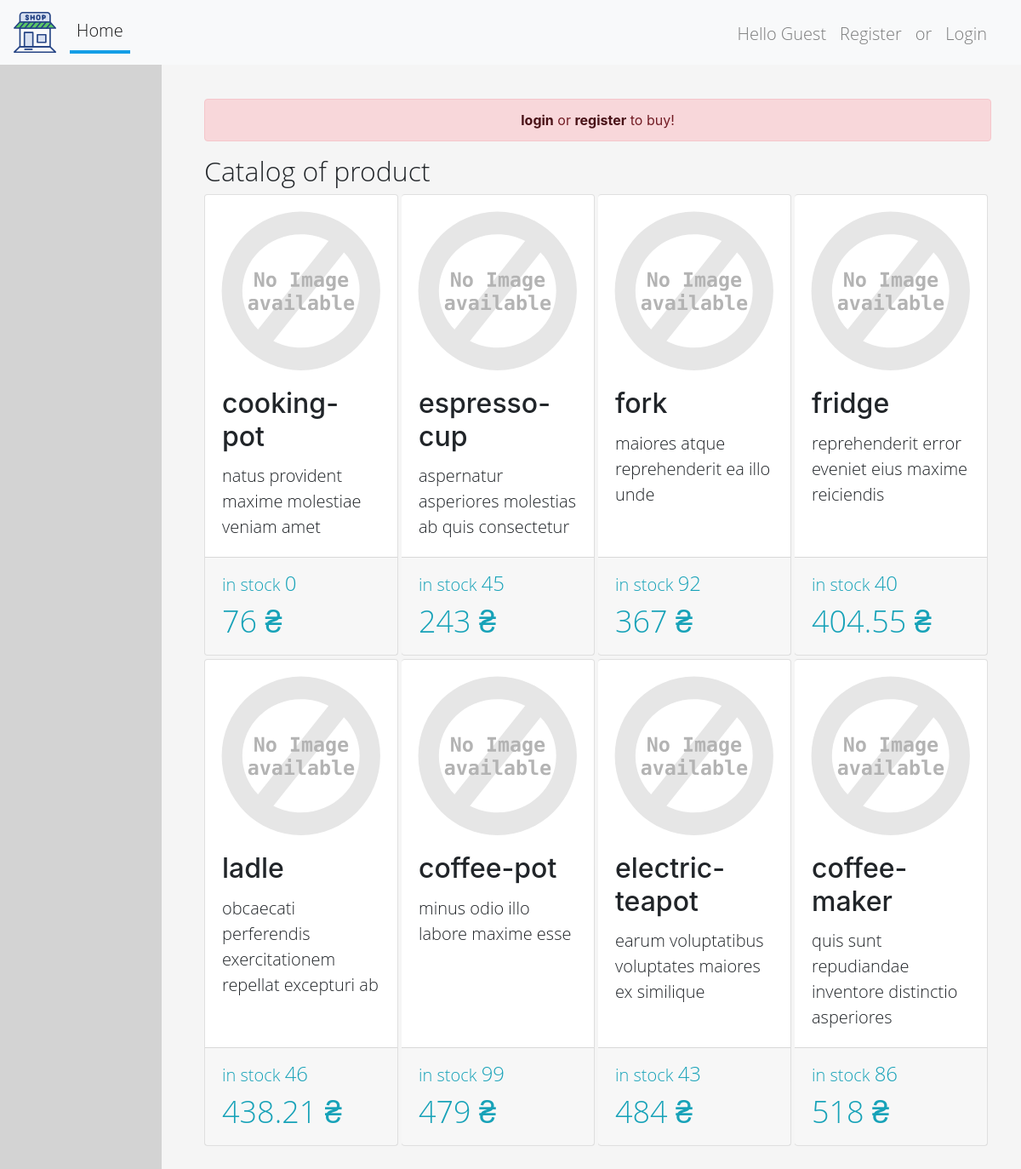
The app's page /, older data.
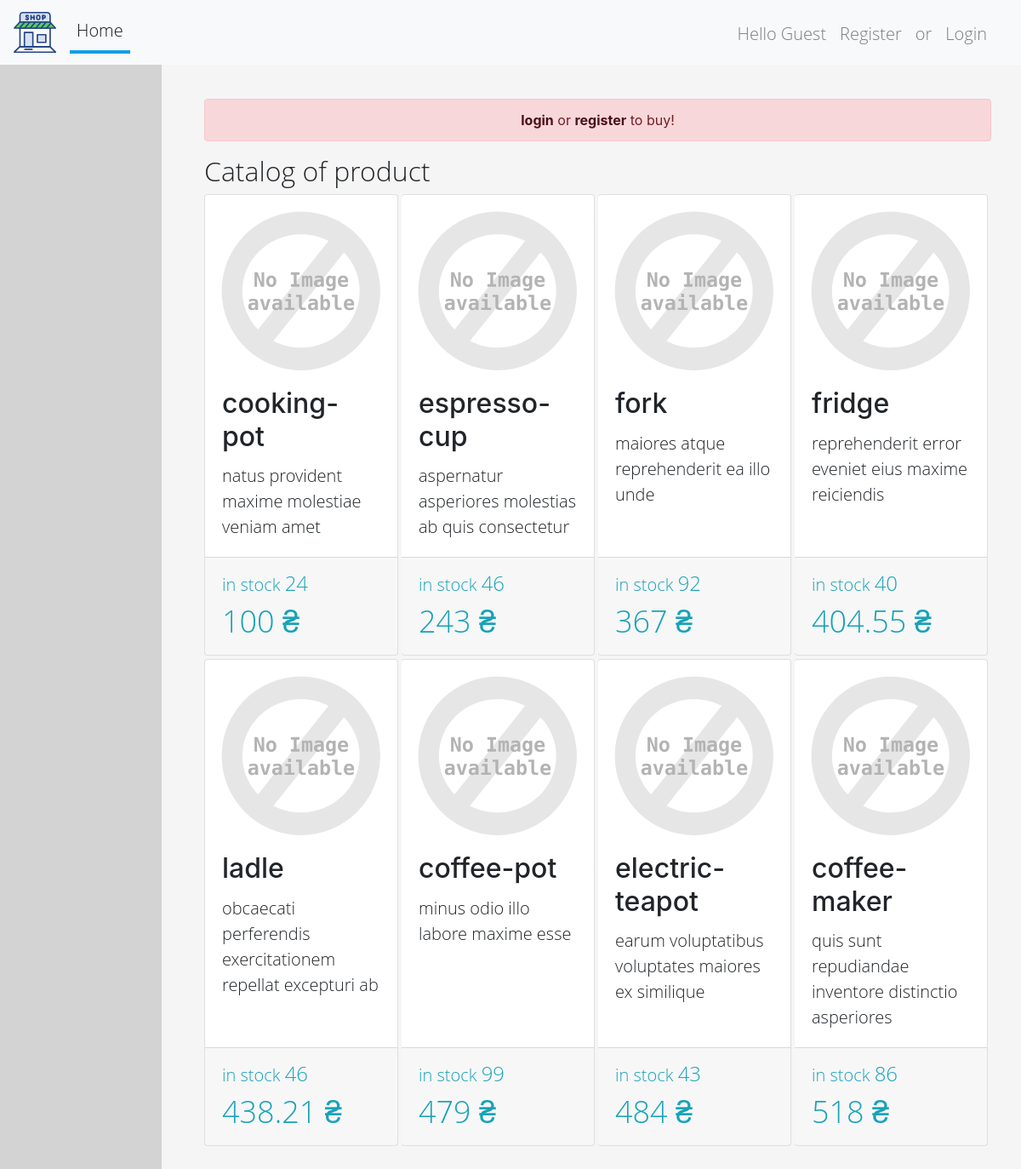
The same page, newer data.
### shop/models.py (models this page shows, shortened)
class Product(models.Model):
    name = models.CharField(max_length=50)
    description = models.CharField(max_length=256)
    price = models.DecimalField(
        decimal_places=2,
        max_digits=12,
        validators=[MinValueValidator(Decimal('0.00'))])
    photo = models.FileField(upload_to='shop/product_image/')
    count = models.PositiveIntegerField()

### shop/views.py (the view)
# urls.py: path('', IndexView.as_view(), name='index'),
class IndexView(YouCash, ListView):
    template_name = 'shop/product/index.html'
    model = models.Product
    queryset = model.objects.all()
    context_object_name = 'products'
    paginate_by = 8
    ordering = 'price'
    def get_context_data(self, **kwargs):  # todo for debug (delete)
        context = super().get_context_data(**kwargs)
        context.update({'purchase_create_form': forms.PurchaseCreateForm})
        return context

### shop/views.py (called while the page is built)
    def get_context_data(self, **kwargs):
        context = super().get_context_data(**kwargs)
        if self.request.user.pk is not None:
            context.update({'cash': self.request.user.profile.cash})
        return context

### shop/templates/shop/product/index.html (shortened to what this page needs)
{% extends 'shop/page_item/base.html' %}
{% load staticfiles %}
{% block content %}
    <div class="col-md-10 col-sm-10 col-12 col box">
        {% if not user.is_authenticated %}
            <div class="alert alert-danger text-center" role="alert">
                <a href="{% url 'shop:user_login' %}" class="alert-link">login</a>
                or
                <a href="{% url 'shop:user_create' %}" class="alert-link">register</a>
                to buy!
            </div>
        {% endif %}
        <h2>Catalog of product</h2>
        <div class="card-group mx-0 px-0">
            {% for product in products %}
                {% include 'shop/product/card.html' %}
            {% empty %}
                <p>no product</p>
            {% endfor %}
        </div>
    </div>
{% endblock content %}

### shop/templates/shop/product/card.html (shortened to what this page needs)
{% load staticfiles %}
<div class="card rounded col-3 px-0 ml-0 mb-1 mr-1">
    <img class="card-img-top" src="{{ MEDIA_URL }}{{ product.photo }}" alt="image"
         onerror="if (this.src != 'static/images/alt.svg') this.src = '{% static "images/alt.svg" %}'"
    >
    <div class="card-body pt-0">
        <h5 class="card-title">{{ product.name }}</h5>
        <p class="card-text">{{ product.description }}</p>
    </div>
    <div class="card-footer pt-1" style="position: relative">
        <p class="text-info m-0 p-0 mt-2">in stock
            <span class="in-stock">{{ product.count }}</span></p>
        <p class="text-info m-0 p-0"><span class="cost">{{ product.price|floatformat:'-2' }} ₴</span></p>
    </div>
</div>

Row changes from the older to the newer data that the page shows:
changed Product "cooking-pot": count "0" → "24"; price "76" → "100"
changed Product "espresso-cup": count "45" → "46"
